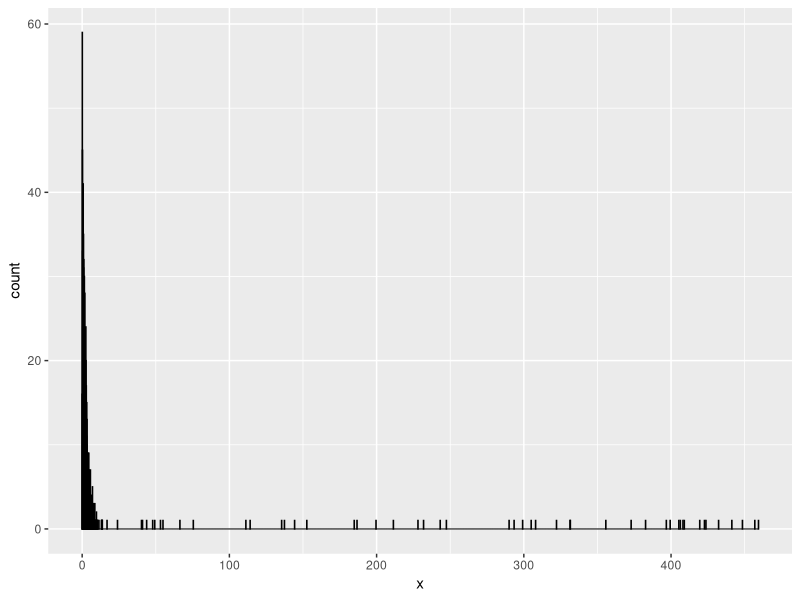
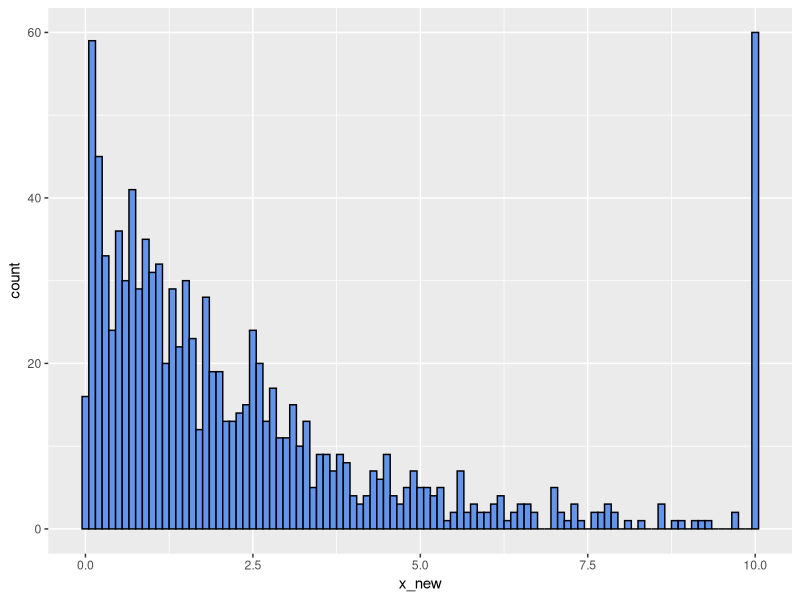
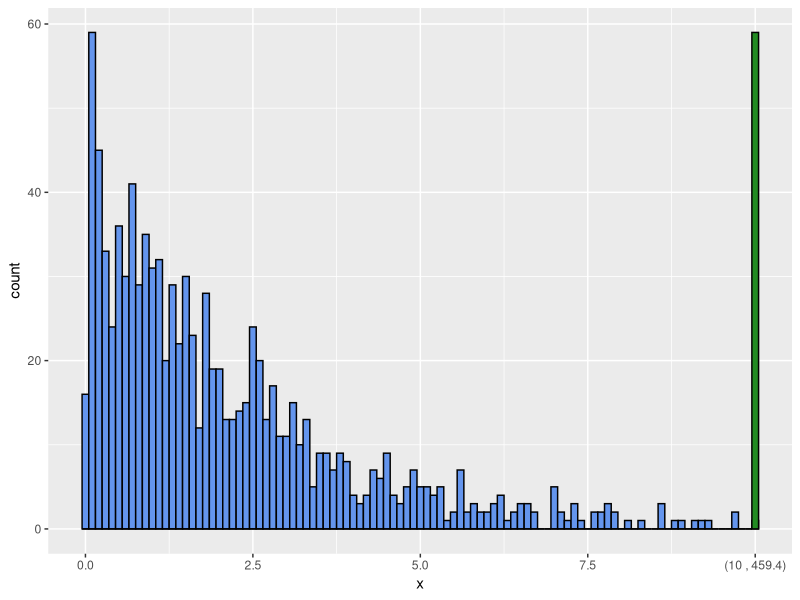
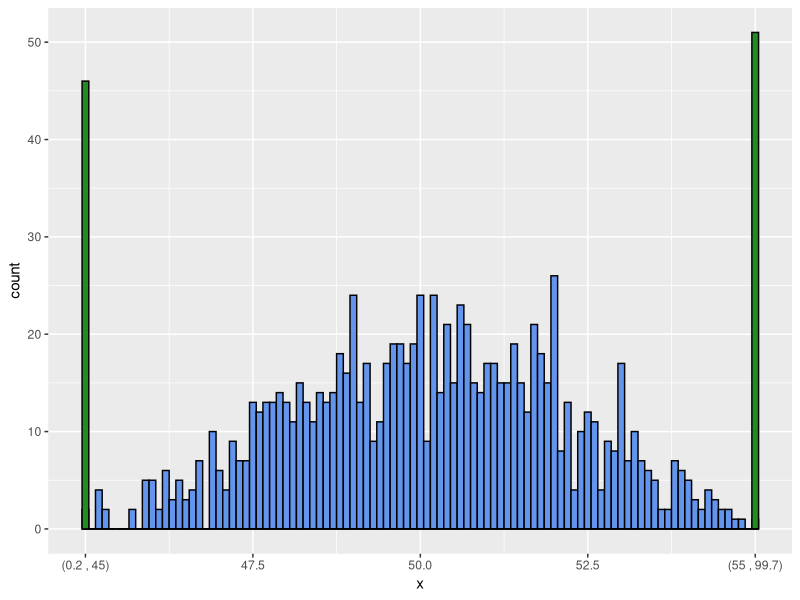

Write the R code that produced these figures, in order.
## ---- chunk 1
gg_outlier_bin <- function(x,
                            var_name,
                            cut_off_floor     = NA_real_,
                            cut_off_ceiling   = NA_real_,
                            col               = "black",
                            fill              = "cornflowerblue",
                            fill_outlier_bins = "forestgreen",
                            binwidth          = NULL) {

  hist_input_checking(x,
                      var_name,
                      cut_off_floor,
                      cut_off_ceiling,
                      col,
                      fill,
                      fill_outlier_bins,
                      binwidth)

  printing_min_max <- get_printing_min_max(x, var_name)

  regular_x <- filter_regular_x(x, var_name, cut_off_floor, cut_off_ceiling)

  plot_obj <- ggplot2::ggplot(regular_x, ggplot2::aes_string({{var_name}})) +
    ggplot2::geom_histogram(col = col, fill = fill, binwidth = binwidth)

  if (!is.na(cut_off_ceiling)) {
    x_ceil            <- x[x[[var_name]] >= cut_off_ceiling, var_name, drop = FALSE]
    x_ceil[, 1]       <- cut_off_ceiling
    ticks_for_ceiling <- update_tickmarks_ceiling(plot_obj, cut_off_ceiling,
                                                  printing_min_max[2])
    plot_obj <- plot_obj +
      ggplot2::geom_histogram(data = x_ceil,
                              fill = fill_outlier_bins,
                              col = col,
                              binwidth = binwidth) +
      ggplot2::scale_x_continuous(breaks = ticks_for_ceiling$tick_positions,
                                  labels = ticks_for_ceiling$tick_labels)
  }

  if (!is.na(cut_off_floor)) {
    x_floor         <- x[x[[var_name]] <= cut_off_floor, var_name, drop = FALSE]
    x_floor[, 1]    <- cut_off_floor
    ticks_for_floor <- update_tickmarks_floor(plot_obj, cut_off_floor,
                                              printing_min_max[1])
    plot_obj <-
      suppressMessages(
        plot_obj +
          ggplot2::geom_histogram(data = x_floor,
                                  fill = fill_outlier_bins,
                                  col = col, binwidth = binwidth) +
          ggplot2::scale_x_continuous(breaks = ticks_for_floor$tick_positions,
                                      labels = ticks_for_floor$tick_labels)
      )
  }
  plot_obj
}


hist_input_checking <- function(x,
                                var_name,
                                cut_off_floor,
                                cut_off_ceiling,
                                col,
                                fill,
                                fill_outlier_bins,
                                binwidth) {

  stopifnot(is.data.frame(x),
            is.character(var_name),
            is.numeric(cut_off_floor),
            is.numeric(cut_off_ceiling),
            is.character(col),
            is.character(fill),
            is.character(fill_outlier_bins))

  if (!var_name %in% colnames(x)) {
    stop(sprintf("%s is not a column in x", var_name))
  }

  if ( is.na(cut_off_floor) & is.na(cut_off_ceiling)) {
    stop("Neither cut_off_floor, nor cut_off_ceiling are specified")
  }

  if ( !is.na(cut_off_floor) && !is.na(cut_off_ceiling) ) {
    if (cut_off_floor >= cut_off_ceiling) {
      stop("cut_off_floor should be smaller than cut_off_ceiling")
    }
  }

  if (!is.na(cut_off_floor)) {
    if (cut_off_floor < min(x[[var_name]])) {
      stop(sprintf("cut_off_floor lower than the lowest value in %s",
                   var_name))
    }
    if (cut_off_floor > max(x[[var_name]])) {
      stop(sprintf("cut_off_floor higher than the highest value in %s",
                   var_name))
    }
  }

  if (!is.na(cut_off_ceiling)) {
    if (cut_off_ceiling < min(x[[var_name]])) {
      stop(sprintf("cut_off_ceiling lower than the lowest value in %s",
                   var_name))
    }
    if (cut_off_ceiling > max(x[[var_name]])) {
      stop(sprintf("cut_off_ceiling higher than the highest value in %s",
                   var_name))
    }
  }
}

get_printing_min_max <- function(x, var_name) {

  var <- x[[var_name]]
  c(min = round(min(var, na.rm = TRUE), 1),
    max = round(max(var, na.rm = TRUE), 1))
}

filter_regular_x <- function(x,
                             var_name,
                             cut_off_floor = NA_real_,
                             cut_off_ceiling = NA_real_) {
  x_var <- x[[var_name]]
  ind   <- rep(TRUE, length(x_var))
  if (!is.na(cut_off_floor)) ind[x_var <= cut_off_floor] <- FALSE
  if (!is.na(cut_off_ceiling)) ind[x_var >= cut_off_ceiling] <- FALSE
  x[ind, var_name, drop = FALSE]
}

update_tickmarks_ceiling <- function(plot_obj,
                                     cut_off,
                                     max_print) {
  ranges <- suppressMessages(
    ggplot2::ggplot_build(plot_obj)$layout$panel_params[[1]]$x)
  label_to_add <- sprintf("(%s , %s)", round(cut_off, 1), max_print)
  tick_positions <- ranges$get_breaks()
  tick_labels    <- ranges$get_labels()
  if (overlap_ceiling(tick_positions, cut_off)) {
    tick_positions <- tick_positions[-length(tick_positions)]
    tick_labels    <- tick_labels[-length(tick_labels)]
  }
  return(list(tick_positions = c(tick_positions, cut_off),
              tick_labels    = c(tick_labels, label_to_add)))
}

overlap_ceiling <- function(positions, cut_off) {
  positions <- positions[!is.na(positions)]
  n <- length(positions)
  ticks_dif <- positions[n] - positions[n-1]
  (cut_off - positions[n]) / ticks_dif < 0.25
}

update_tickmarks_floor <- function(plot_obj,
                                   cut_off,
                                   min_print) {
  ranges <- suppressMessages(
    ggplot2::ggplot_build(plot_obj)$layout$panel_params[[1]]$x)
  label_to_add <- sprintf("(%s , %s)", min_print, round(cut_off, 1))
  tick_positions <- ranges$get_breaks()
  tick_labels    <- ranges$get_labels()

  if (overlap_floor(tick_positions, cut_off)) {
    tick_positions <- tick_positions[-1]
    tick_labels    <- tick_labels[-1]
  }
  return(list(tick_positions = c(cut_off, tick_positions),
              tick_labels    = c(label_to_add, tick_labels)))
}

overlap_floor <- function(positions, cut_off) {
  positions <- positions[!is.na(positions)]
  ticks_dif <- positions[2] - positions[1]
  (positions[1] - cut_off) / ticks_dif < 0.25
}
## ---- chunk 2
library(tidyverse)
set.seed(42)
hist_data <- tibble(x = c(rexp(1000, .5),
                          runif(50, 0, 500)))

ggplot(hist_data, aes(x)) + 
  geom_histogram(binwidth = .1, col = "black", fill = "cornflowerblue")
## ---- chunk 3
hist_data %>% 
  mutate(x_new = ifelse(x > 10, 10, x)) %>% 
  ggplot(aes(x_new)) +
  geom_histogram(binwidth = .1, col = "black", fill = "cornflowerblue")
## ---- chunk 4
gg_outlier_bin(hist_data, 
               "x", 
               cut_off_ceiling = 10,
               binwidth = 0.1)
## ---- chunk 5
data_frame(x = c(runif(100, 0, 100), rnorm(1000, 50, 2))) %>% 
  gg_outlier_bin("x", 45, 55, binwidth = .1)
## ---- chunk 6
gg_outlier_bin <- function(x,
                            var_name,
                            cut_off_floor     = NA_real_,
                            cut_off_ceiling   = NA_real_,
                            col               = "black",
                            fill              = "cornflowerblue",
                            fill_outlier_bins = "forestgreen",
                            binwidth          = NULL) {

  hist_input_checking(x,
                      var_name,
                      cut_off_floor,
                      cut_off_ceiling,
                      col,
                      fill,
                      fill_outlier_bins,
                      binwidth)

  printing_min_max <- get_printing_min_max(x, var_name)

  regular_x <- filter_regular_x(x, var_name, cut_off_floor, cut_off_ceiling)

  plot_obj <- ggplot2::ggplot(regular_x, ggplot2::aes_string({{var_name}})) +
    ggplot2::geom_histogram(col = col, fill = fill, binwidth = binwidth)

  if (!is.na(cut_off_ceiling)) {
    x_ceil            <- x[x[[var_name]] >= cut_off_ceiling, var_name, drop = FALSE]
    x_ceil[, 1]       <- cut_off_ceiling
    ticks_for_ceiling <- update_tickmarks_ceiling(plot_obj, cut_off_ceiling,
                                                  printing_min_max[2])
    plot_obj <- plot_obj +
      ggplot2::geom_histogram(data = x_ceil,
                              fill = fill_outlier_bins,
                              col = col,
                              binwidth = binwidth) +
      ggplot2::scale_x_continuous(breaks = ticks_for_ceiling$tick_positions,
                                  labels = ticks_for_ceiling$tick_labels)
  }

  if (!is.na(cut_off_floor)) {
    x_floor         <- x[x[[var_name]] <= cut_off_floor, var_name, drop = FALSE]
    x_floor[, 1]    <- cut_off_floor
    ticks_for_floor <- update_tickmarks_floor(plot_obj, cut_off_floor,
                                              printing_min_max[1])
    plot_obj <-
      suppressMessages(
        plot_obj +
          ggplot2::geom_histogram(data = x_floor,
                                  fill = fill_outlier_bins,
                                  col = col, binwidth = binwidth) +
          ggplot2::scale_x_continuous(breaks = ticks_for_floor$tick_positions,
                                      labels = ticks_for_floor$tick_labels)
      )
  }
  plot_obj
}


hist_input_checking <- function(x,
                                var_name,
                                cut_off_floor,
                                cut_off_ceiling,
                                col,
                                fill,
                                fill_outlier_bins,
                                binwidth) {

  stopifnot(is.data.frame(x),
            is.character(var_name),
            is.numeric(cut_off_floor),
            is.numeric(cut_off_ceiling),
            is.character(col),
            is.character(fill),
            is.character(fill_outlier_bins))

  if (!var_name %in% colnames(x)) {
    stop(sprintf("%s is not a column in x", var_name))
  }

  if ( is.na(cut_off_floor) & is.na(cut_off_ceiling)) {
    stop("Neither cut_off_floor, nor cut_off_ceiling are specified")
  }

  if ( !is.na(cut_off_floor) && !is.na(cut_off_ceiling) ) {
    if (cut_off_floor >= cut_off_ceiling) {
      stop("cut_off_floor should be smaller than cut_off_ceiling")
    }
  }

  if (!is.na(cut_off_floor)) {
    if (cut_off_floor < min(x[[var_name]])) {
      stop(sprintf("cut_off_floor lower than the lowest value in %s",
                   var_name))
    }
    if (cut_off_floor > max(x[[var_name]])) {
      stop(sprintf("cut_off_floor higher than the highest value in %s",
                   var_name))
    }
  }

  if (!is.na(cut_off_ceiling)) {
    if (cut_off_ceiling < min(x[[var_name]])) {
      stop(sprintf("cut_off_ceiling lower than the lowest value in %s",
                   var_name))
    }
    if (cut_off_ceiling > max(x[[var_name]])) {
      stop(sprintf("cut_off_ceiling higher than the highest value in %s",
                   var_name))
    }
  }
}

get_printing_min_max <- function(x, var_name) {

  var <- x[[var_name]]
  c(min = round(min(var, na.rm = TRUE), 1),
    max = round(max(var, na.rm = TRUE), 1))
}

filter_regular_x <- function(x,
                             var_name,
                             cut_off_floor = NA_real_,
                             cut_off_ceiling = NA_real_) {
  x_var <- x[[var_name]]
  ind   <- rep(TRUE, length(x_var))
  if (!is.na(cut_off_floor)) ind[x_var <= cut_off_floor] <- FALSE
  if (!is.na(cut_off_ceiling)) ind[x_var >= cut_off_ceiling] <- FALSE
  x[ind, var_name, drop = FALSE]
}

update_tickmarks_ceiling <- function(plot_obj,
                                     cut_off,
                                     max_print) {
  ranges <- suppressMessages(
    ggplot2::ggplot_build(plot_obj)$layout$panel_params[[1]]$x)
  label_to_add <- sprintf("(%s , %s)", round(cut_off, 1), max_print)
  tick_positions <- ranges$get_breaks()
  tick_labels    <- ranges$get_labels()
  if (overlap_ceiling(tick_positions, cut_off)) {
    tick_positions <- tick_positions[-length(tick_positions)]
    tick_labels    <- tick_labels[-length(tick_labels)]
  }
  return(list(tick_positions = c(tick_positions, cut_off),
              tick_labels    = c(tick_labels, label_to_add)))
}

overlap_ceiling <- function(positions, cut_off) {
  positions <- positions[!is.na(positions)]
  n <- length(positions)
  ticks_dif <- positions[n] - positions[n-1]
  (cut_off - positions[n]) / ticks_dif < 0.25
}

update_tickmarks_floor <- function(plot_obj,
                                   cut_off,
                                   min_print) {
  ranges <- suppressMessages(
    ggplot2::ggplot_build(plot_obj)$layout$panel_params[[1]]$x)
  label_to_add <- sprintf("(%s , %s)", min_print, round(cut_off, 1))
  tick_positions <- ranges$get_breaks()
  tick_labels    <- ranges$get_labels()

  if (overlap_floor(tick_positions, cut_off)) {
    tick_positions <- tick_positions[-1]
    tick_labels    <- tick_labels[-1]
  }
  return(list(tick_positions = c(cut_off, tick_positions),
              tick_labels    = c(label_to_add, tick_labels)))
}

overlap_floor <- function(positions, cut_off) {
  positions <- positions[!is.na(positions)]
  ticks_dif <- positions[2] - positions[1]
  (positions[1] - cut_off) / ticks_dif < 0.25
}
